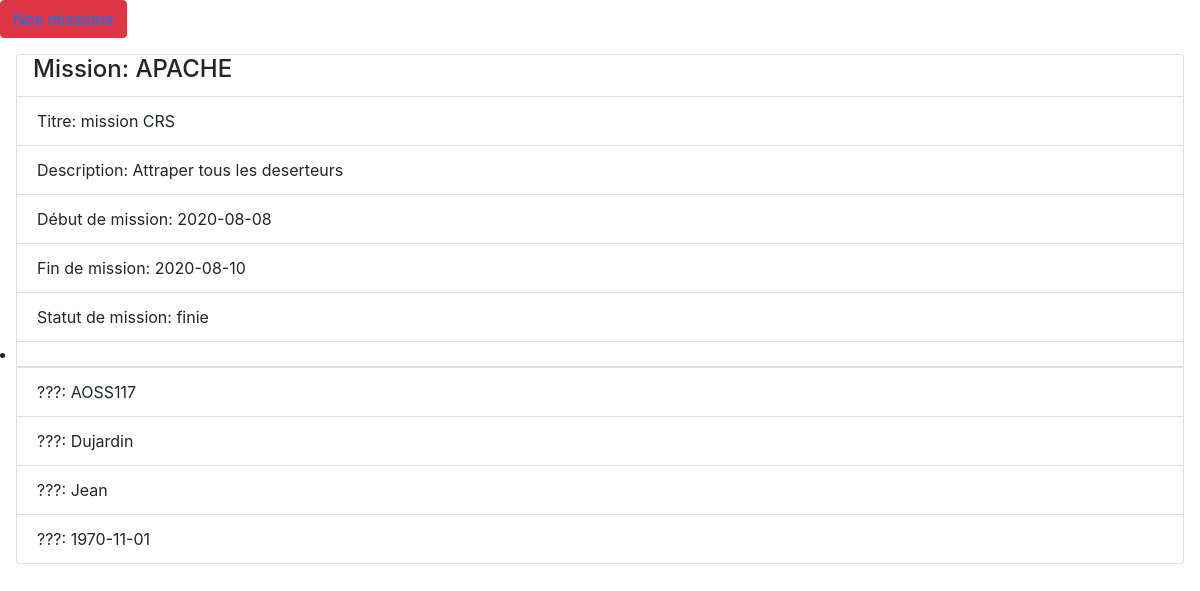
Page /fiche-mission.php?code=APACHE on the committed database.
### tables this page shows
CREATE TABLE missions (
    code_mission VARCHAR(255),
    titre_mission VARCHAR (60),
    descriptions VARCHAR(255),
    date_debut_mission DATE,
    date_fin_mission DATE,
    code_pays VARCHAR(255),
    libelle_mission VARCHAR(255),
    libelle_statut VARCHAR(255),
    CONSTRAINT PK_code_mission PRIMARY KEY (code_mission),
    CONSTRAINT FK_missions_pays FOREIGN KEY (code_pays) REFERENCES pays (code_pays) ON DELETE CASCADE ON UPDATE CASCADE,
    CONSTRAINT FK_missions_type_missioins FOREIGN KEY (libelle_mission) REFERENCES type_missions (libelle_mission) ON DELETE CASCADE ON UPDATE CASCADE,
    CONSTRAINT FK_missions_statut_missions FOREIGN KEY (libelle_statut) REFERENCES statut_missions (libelle_statut) ON DELETE CASCADE ON UPDATE CASCADE
    
);

CREATE TABLE agents (
    code_agent VARCHAR(255),
    nom_agent VARCHAR (60),
    prenom_agent VARCHAR (60),
    date_naissance_agent DATE,
    code_pays VARCHAR(255),
    CONSTRAINT PK_code_agent PRIMARY KEY (code_agent),
    CONSTRAINT FK_agents_pays FOREIGN KEY (code_pays) REFERENCES pays (code_pays) ON DELETE CASCADE ON UPDATE CASCADE
);

### Manager/DBManager.php (called while the page is built)
<?php
class DBManager {
    private $connexion;
    public function __construct()
    {
        try
		{
			$this->connexion = new PDO("mysql:host=localhost:3307;dbname=catalogue_top_secret;port=82;charset=utf8mb4", "root", "abcd");
		}
		catch(Exception $e)
		{
			echo "meow";
		};
    }
    public function getConnexion() {
        return $this->connexion;
    }
}

### Manager/MissionManager.php (called while the page is built, shortened)
<?php
require './Manager/DBManager.php';
require './Model/Mission.php';
require './Model/Agent.php';
class MissionManager extends DBManager{
	public function getWithAgentsByCode($code = NULL) {
		if (is_null($code) || $code == '') {
			$q = "SELECT missions.*, code_agent, nom_agent, prenom_agent, date_naissance_agent FROM missions, agents WHERE missions.code_pays = agents.code_pays";
		}
		else {
			$q = "SELECT missions.*, code_agent, nom_agent, prenom_agent, date_naissance_agent FROM missions, agents WHERE missions.code_pays = agents.code_pays		AND code_mission  = '{$code}'";
		}
        $stmt = $this->getConnexion()->query($q);
		$result = array();
		while($row = $stmt->fetch()) {
            $mission = new Mission();
            $mission->setcodeMission($row['code_mission']);
            $mission->settitreMission($row['titre_mission']);
            $mission->setdescriptionMission($row['descriptions']);
            $mission->setdateDebutMission($row['date_debut_mission']);
            $mission->setdateFinMission($row['date_fin_mission']);
            $mission->setlibelleStatutMission($row['libelle_statut']);
			$agent = new Agent();
			$agent->setcodeAgent($row['code_agent']);
			$agent->setnomAgent($row['nom_agent']);
			$agent->setprenomAgent($row['prenom_agent']);
			$agent->setdateNaissanceAgent($row['date_naissance_agent']);
            array_push($result, array('mission' => $mission, 'agent' => $agent));
        }
        return $result;
    }
}

### Model/Mission.php (called while the page is built, shortened)
<?php
class Mission {
    private $codeMission;
    private $titreMission;
    private $descriptionMission;
    private $dateDebutMission;
    private $dateFinMission;
    private $libelleStatutMission;
    public function getcodeMission() {
        return $this->codeMission;
    }
    public function setcodeMission($codeMission) {
        $this->codeMission = $codeMission;
    }
    public function gettitreMission() {
        return $this->titreMission;
    }
    public function settitreMission($titreMission) {
        $this->titreMission = $titreMission;
    }
    public function getdescriptionMission() {
        return $this->descriptionMission;
    }
    public function setdescriptionMission($descriptionMission) {
        $this->descriptionMission = $descriptionMission;
    }
    public function getdateDebutMission() {
        return $this->dateDebutMission;
    }
    public function setdateDebutMission($dateDebutMission) {
        $this->dateDebutMission = $dateDebutMission;
    }
    public function getdateFinMission() {
        return $this->dateFinMission;
    }
    public function setdateFinMission($dateFinMission) {
        $this->dateFinMission = $dateFinMission;
    }
    public function getlibelleStatutMission() {
        return $this->libelleStatutMission;
    }
    public function setlibelleStatutMission($libelleStatutMission) {
        $this->libelleStatutMission = $libelleStatutMission;
    }
}

### Model/Agent.php (called while the page is built, shortened)
<?php
class Agent {
    public function getcodeAgent() {
        return $this->code_agent;
    }
    public function setcodeAgent($codeAgent) {
        $this->code_agent = $codeAgent;
    }
    public function setnomAgent($nomAgent) {
        $this->nom_agent = $nomAgent;
    }
    public function getnomAgent() {
        return $this->nom_agent;
    }
    public function setprenomAgent($prenomAgent) {
        $this->prenom_agent = $prenomAgent;
    }
    public function getprenomAgent() {
        return $this->prenom_agent;
    }
    public function setdateNaissanceAgent($dateNaissanceAgent) {
        $this->date_naissance_agent = $dateNaissanceAgent;
    }
    public function getdateNaissanceAgent() {
        return $this->date_naissance_agent;
    }
}

### fiche-mission.php (the view, shortened to what this page needs)
<?php
    require './Manager/MissionManager.php';
    $missionManager = new MissionManager();
    $info = $missionManager->getWithAgentsByCode(array_key_exists('code', $_GET) ? $_GET['code'] : null);
?>
<!DOCTYPE html>
<html lang="en">
<head>
    <link rel="stylesheet" href="https://stackpath.bootstrapcdn.com/bootstrap/4.5.0/css/bootstrap.min.css">
    <link rel="stylesheet" href="index.css">
</head>
<body>
    <button type="button" class="btn btn-danger" aria-haspopup="true">
        <a href="index-php.php">Nos missions</a>
    </button>
    <?php foreach ($info as $row)
        {
		$mission = $row['mission'];
		$agent = $row['agent'];
    ?>
        <div class="card mt-3 mb-3 mr-3 ml-3">
            <div class="card-block">
            <h4 class="card-title ml-3">Mission: <?= $mission->getcodeMission(); ?></h4>
        </div>
            <ul class="list-group list-group-flush">
                <li class="list-group-item">Titre: <?= $mission->gettitreMission(); ?></li>
                <li class="list-group-item">Description: <?= $mission->getdescriptionMission(); ?></li>
                <li class="list-group-item">Début de mission: <?= $mission->getdateDebutMission(); ?></li>
                <li class="list-group-item">Fin de mission: <?= $mission->getdateFinMission(); ?></li>
                <li class="list-group-item">Statut de mission: <?= $mission->getlibelleStatutMission(); ?><li>
            </ul>
            <ul class="list-group list-group-flush">
                <li class="list-group-item">???: <?= $agent->getcodeAgent(); ?></li>
                <li class="list-group-item">???: <?= $agent->getnomAgent(); ?></li>
                <li class="list-group-item">???: <?= $agent->getprenomAgent(); ?></li>
                <li class="list-group-item">???: <?= $agent->getdateNaissanceAgent(); ?></li>
            </ul>
        </div>
    <?php
        }
    ?>
</body>
</html>

### index.css (style rules this page uses)
html, body, header, .view { height: 100%; }

### rows in the picture
missions: code_mission "APACHE", titre_mission "mission CRS", descriptions "Attraper tous les deserteurs", date_debut_mission "2020-08-08", date_fin_mission "2020-08-10", libelle_statut "finie", agents.code_agent "AOSS117", agents.nom_agent "Dujardin", agents.prenom_agent "Jean", agents.date_naissance_agent "1970-11-01"
